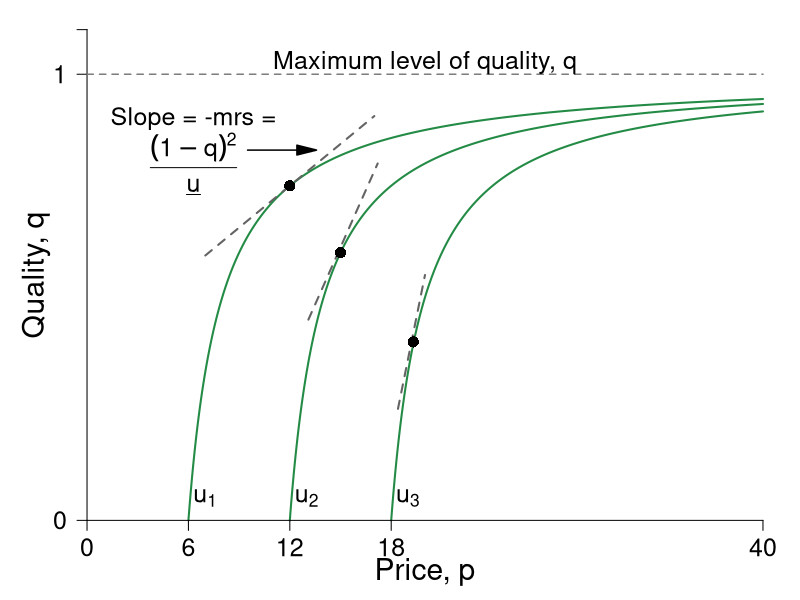

Here is the R script that generated this plot:
require(ggplot2)
require(shape)
pdf(file = "information_power/ch11_fig3.pdf", width = 9, height = 7)

#Set parameters for graphics
pointsize <- 1.8
axislabelsize <- 1.8
labelsize <- 1.5
namesize <- 1.8
annotatesize <- 1.5
graphlinewidth <- 2
segmentlinewidth <- 1.5

#Parameters for figures
u1 <- 4
u2 <- 10
u3 <- 16
delta1 <- 2
delta2 <- 2
delta3 <- 2

indiffFn1 <- function(p, u1 = 4, delta1 = 2) {
  1 - (delta1) / (p - u1)
}

indiffFn2 <- function(p, u2 = 10, delta2 = 2) {
  1 - (delta2) / (p - u2)
}

indiffFn3 <- function(p, u3 = 16, delta3 = 2) {
  1 - (delta3) / (p - u3)
}

#The derivative for the function q = 1 - delta/(p - u) = delta/p - u)^2;
#From that we get the derivative and substitute in the relevant values
#for delta, u and p; that is we get a slope of 1/32
#But we also need the intercept; 0.375 above, or q/2 as it stood
tangentLine <- function(p){
  0.375 + (1/32)*p
}

COL <- c("#bae4b3", "#74c476", "#238b45")
COLA <- c("#e0f3db", "#99d8c9","#66c2a4","#41ae76", "#238b45", "#005824")
COLB <- c("#c6dbef", "#4eb3d3", "#2b8cbe", "#0868ac","#084081")
COLC <- c("#fcfbfd", "#efedf5", "#dadaeb", "#bcbddc", "#9e9ac8", "#807dba", "#6a51a3", "#54278f", "#3f007d")
grays <- gray.colors(25, start = 1, end = 0)

par(mar =  c(3, 3, .5, .5))
xlims <- c(0, 40)
ylims <- c(0, 1.1)


plot(0, 0, xlim = xlims, ylim = ylims, type = "n",
     xlab = "",
     ylab = "",
     xaxt = "n", yaxt = "n", cex.lab = axislabelsize, bty = "n")

mtext(expression(paste("Price, ", p)), side=1, line = 1.5, cex = axislabelsize)
text(-3, ylims[2] - 0.5*(ylims[2] - ylims[1]), expression(paste("Quality, ", q)), xpd = TRUE, cex = axislabelsize, srt = 90) 


npts <- 500 
#xx1 <- seq(0, xlims[2], length.out = npts)
xx1 <- seq(u1 + delta1, xlims[2], length.out = npts)
xx2 <- seq(u2 + delta2, xlims[2], length.out = npts)
xx3 <- seq(u3 + delta3, xlims[2], length.out = npts)
xx4 <- seq(7, 17, 0.01)




#Draw the lines for the graphs
lines(xx1, indiffFn1(xx1), col = COLA[5], lwd = graphlinewidth)
lines(xx2, indiffFn2(xx2), col = COLA[5], lwd = graphlinewidth)
lines(xx3, indiffFn3(xx3), col = COLA[5], lwd = graphlinewidth)
lines(xx4, tangentLine(xx4), col = grays[22], lty = 2, lwd = graphlinewidth)
#Customize ticks and labels for the plot
ticksy <- c(0, 1, 1.1)
ylabels <- c(0, 1, NA)
ticksx <- c(0, 6, 12, 18, 40)
xlabels <- c(0, 6, 12, 18, 40)
axis(1, at = ticksx, pos = 0, labels = xlabels, cex.axis = labelsize)
axis(2, at = ticksy, pos = 0, labels = ylabels, las = 1, cex.axis = labelsize)

#Annotation of the three indifference curves
text(7, 0.05, expression(paste(u[1])), cex = labelsize)
text(13, 0.05, expression(paste(u[2])), cex = labelsize)
text(19, 0.05, expression(paste(u[3])), cex = labelsize)

#Line for the max quality, q = 1 
segments(0, 1, 40, 1, lty = 2, col = grays[20], lwd = segmentlinewidth)

segments(13.1, 0.45, 17.2, 0.8, col = grays[22], lty = 2, lwd = graphlinewidth)
segments(18.4, 0.25, 20, 0.55, col = grays[22], lty = 2, lwd = graphlinewidth)

#Annotating line of 100% quality
text(20, 1.025, expression(paste("Maximum level of quality, q")), cex = labelsize)

#Add a point for the tangency
points(12, 0.75, pch = 16, col = "black", cex = 1.5)
points(15, 0.6, pch = 16, col = "black", cex = 1.5)
points(19.3, 0.4, pch = 16, col = "black", cex = 1.5)


#Arrow to Slope of BRF
Arrows(9.5, .83, 13, .83, col = "black", lty = 1, lwd = 1.5, arr.type = "triangle")
text(6.3, 0.9, expression(paste("Slope = -mrs =")), cex = labelsize)
text(6.3, 0.8, expression(paste(frac((1-q)^2, underline(u)))), cex = labelsize)
#text(5, 0.8, expression(paste(" = ", frac((1-q)^2,  underline("u")))), cex = labelsize)
dev.off()
